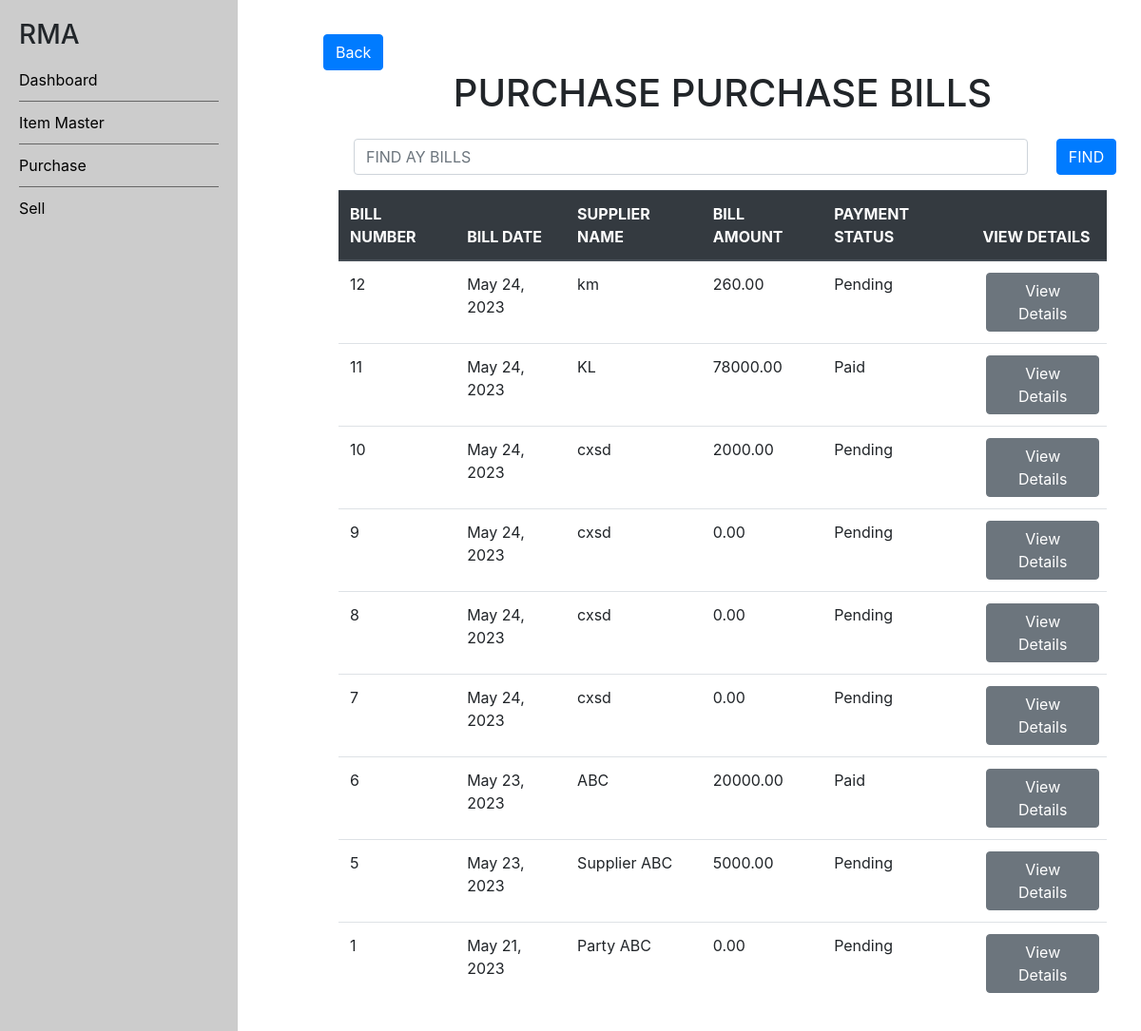
The app's page /app/purchase-list, older data.
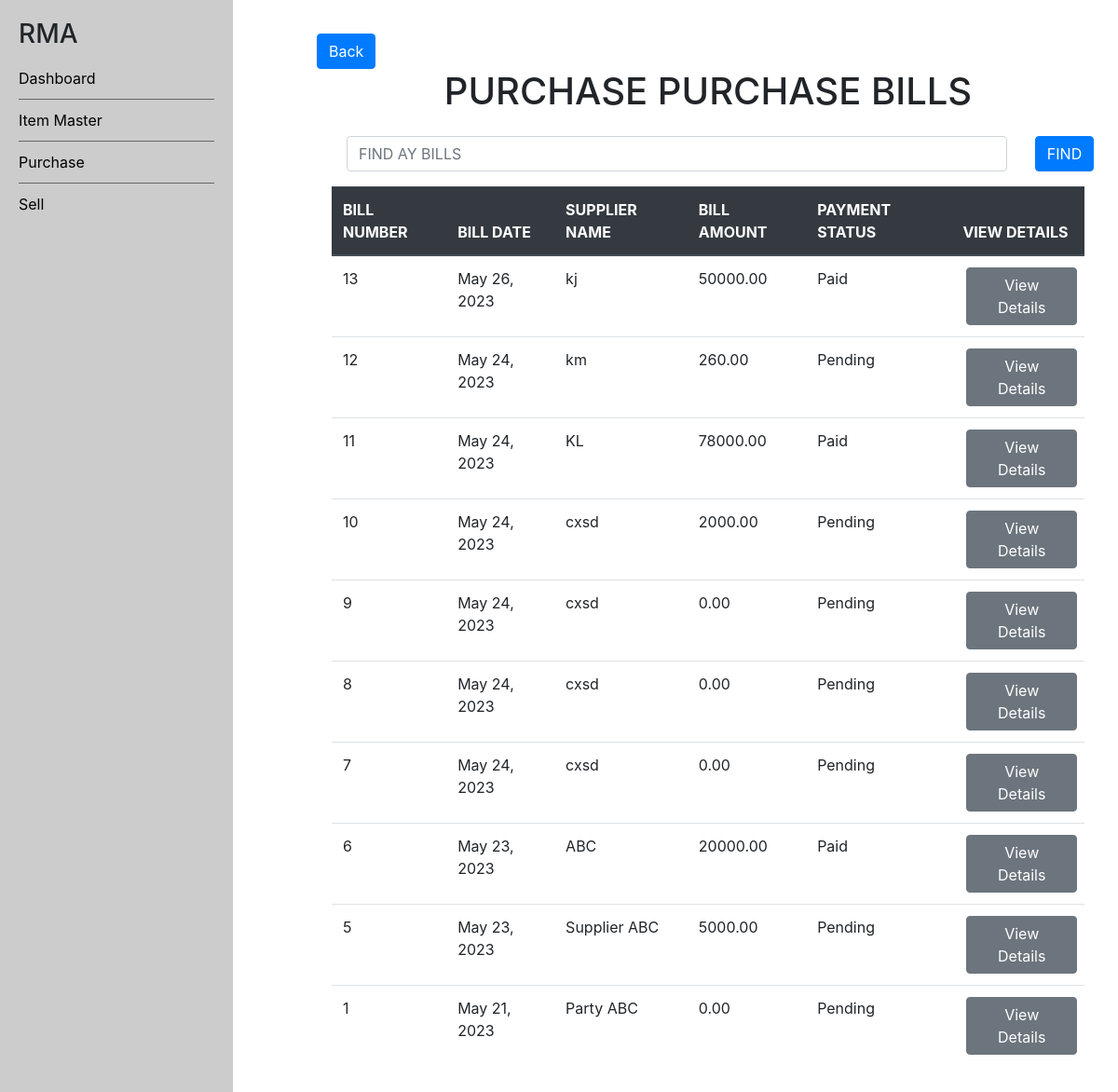
The same page, newer data.
### app/models.py (models this page shows, shortened)
class PurchaseBill(models.Model):
    purchase_bill_pk = models.AutoField(primary_key=True)
    purchase_date = models.DateField(default=timezone.now())
    supplier = models.CharField(max_length=100)
    total_amount = models.DecimalField(max_digits=10, decimal_places=2, default=0)
    payment_status = models.CharField(max_length=25, choices=payment_status_choices, default="Pending")
    items = models.ManyToManyField(Item, through='PurchaseItem')

### app/views.py (the view, shortened to what this page needs)
# urls.py: path('purchase-list', PurchaseBillList.as_view(), name='purchase-bill-list'),
class PurchaseBillList(View):
    def get(self, request, *args, **kwargs):
        search_query = request.GET.get('search')
        purchase_bills = PurchaseBill.objects.all().order_by('-purchase_date', '-purchase_bill_pk')
        context = {
            'purchase_bills': purchase_bills,
        }
        return render(request, 'app/purchase_bill_list.html', context=context)

### app/templates/app/purchase_bill_list.html
{% extends 'app/base.html' %}
{% block content %}
    <div class="main_content">
        <div class="row mt-3">
            <div class="col-md-7 col-sm-12">
                <a href="{% url 'purchase' %}" class="btn btn-primary">Back</a>
            </div>
        </div>
        <div class="d-flex justify-content-center">
            <h1>PURCHASE PURCHASE BILLS</h1>
        </div>
        <div class="info m-3">
            <form method="GET" class="m-3">
                <div class="row">
                    <div class="col-md-11">
                        <input type="text" class="form-control" name="search" placeholder="FIND AY BILLS">
                    </div>
                    <div class="col-md-1">
                        <button type="submit" class="btn btn-primary">FIND</button>
                    </div>
                </div>
            </form>
            <table class="table">
                <thead class="thead-dark">
                    <tr>
                        <th scope="col">BILL NUMBER</th>
                        <th scope="col">BILL DATE</th>
                        <th scope="col">SUPPLIER NAME</th>
                        <th scope="col">BILL AMOUNT</th>
                        <th scope="col">PAYMENT STATUS</th>
                        <th scope="col">VIEW DETAILS</th>
                    </tr>
                </thead>
                <tbody>
                    {% for purchase_bill in purchase_bills %}
                        <tr>
                            <td scope="row">{{ purchase_bill.purchase_bill_pk }}</td>
                            <td>{{ purchase_bill.purchase_date }}</td>
                            <td>{{ purchase_bill.supplier }}</td>
                            <td>{{ purchase_bill.total_amount }}</td>
                            <td>{{ purchase_bill.payment_status }}</td>
                            <td>
                                <a href="{% url 'purchase-bill-details' purchase_bill.purchase_bill_pk %}" class="rm-defualt-btn-style m-1">
                                    <button type="button" class="btn btn-secondary">View Details</button>
                                </a>
                            </td>
                        </tr>
                    {% endfor %}
                </tbody>
            </table>
        </div>
    </div>
{% endblock content %}

### app/templates/app/base.html (shortened to what this page needs)
{% load static %}
<!DOCTYPE html>
<html lang="en">
    <head>
        <link rel="stylesheet" href="https://stackpath.bootstrapcdn.com/bootstrap/4.4.1/css/bootstrap.min.css">
        <link href="{% static 'style.css' %}" rel="stylesheet">
    </head>
    <body>
        <div class="menu">
            {% include 'app/menubar.html' %}
        </div>
        <div class="content">
            {% block content %}
            {% endblock content%}
        </div>
    </body>
</html>

### app/templates/app/menubar.html
{% load static %}
<h3>RMA</h3>
<ul>
    <li><a href="{% url 'dashboard' %}">Dashboard</a></li>
    <li><a href="{% url 'item-master' %}">Item Master</a></li>
    <li><a href="{% url 'purchase' %}">Purchase</a></li>
    <li><a href="{% url 'sell' %}">Sell</a></li>
</ul>

### app/static/style.css (style rules this page uses)
.menu { position: fixed; top: 0; left: 0; height: 100%; width: 250px; background-color: #ccc; padding: 20px; }
.menu ul { list-style-type: none; padding: 0; margin: 0; }
.menu li { padding: 10px 0; border-bottom: 1px solid #666; }
.menu li:last-child { border-bottom: none; }
.menu li a { color: #000; text-decoration: none; }
.content { margin-left: 320px; padding: 20px; }
.rm-defualt-btn-style { text-decoration: none; color: #fff; }

Row changes from the older to the newer data that the page shows:
added PurchaseBill: purchase_bill_pk "13", purchase_date "May 26, 2023", supplier "kj", total_amount "50000.00", payment_status "Paid"
